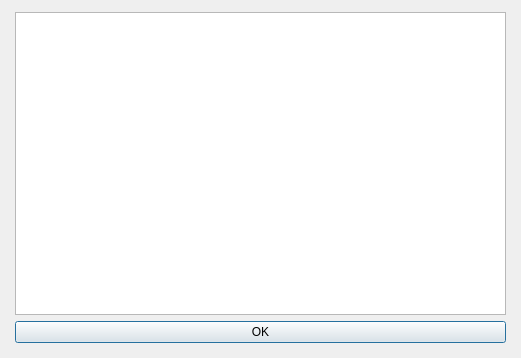
<?xml version="1.0" encoding="UTF-8"?>
<ui version="4.0">
 <class>GetWKT</class>
 <widget class="QDialog" name="GetWKT">
  <property name="geometry">
   <rect>
    <x>0</x>
    <y>0</y>
    <width>521</width>
    <height>358</height>
   </rect>
  </property>
  <property name="windowTitle">
   <string>GetWKT</string>
  </property>
  <widget class="QWidget" name="">
   <property name="geometry">
    <rect>
     <x>15</x>
     <y>12</y>
     <width>491</width>
     <height>331</height>
    </rect>
   </property>
   <layout class="QVBoxLayout" name="verticalLayout">
    <item>
     <widget class="QTextEdit" name="wktTextEdit">
      <property name="readOnly">
       <bool>true</bool>
      </property>
     </widget>
    </item>
    <item>
     <widget class="QPushButton" name="pushButton">
      <property name="text">
       <string>OK</string>
      </property>
     </widget>
    </item>
   </layout>
  </widget>
 </widget>
 <resources/>
 <connections>
  <connection>
   <sender>pushButton</sender>
   <signal>clicked()</signal>
   <receiver>GetWKT</receiver>
   <slot>accept()</slot>
   <hints>
    <hint type="sourcelabel">
     <x>220</x>
     <y>85</y>
    </hint>
    <hint type="destinationlabel">
     <x>199</x>
     <y>149</y>
    </hint>
   </hints>
  </connection>
 </connections>
</ui>
